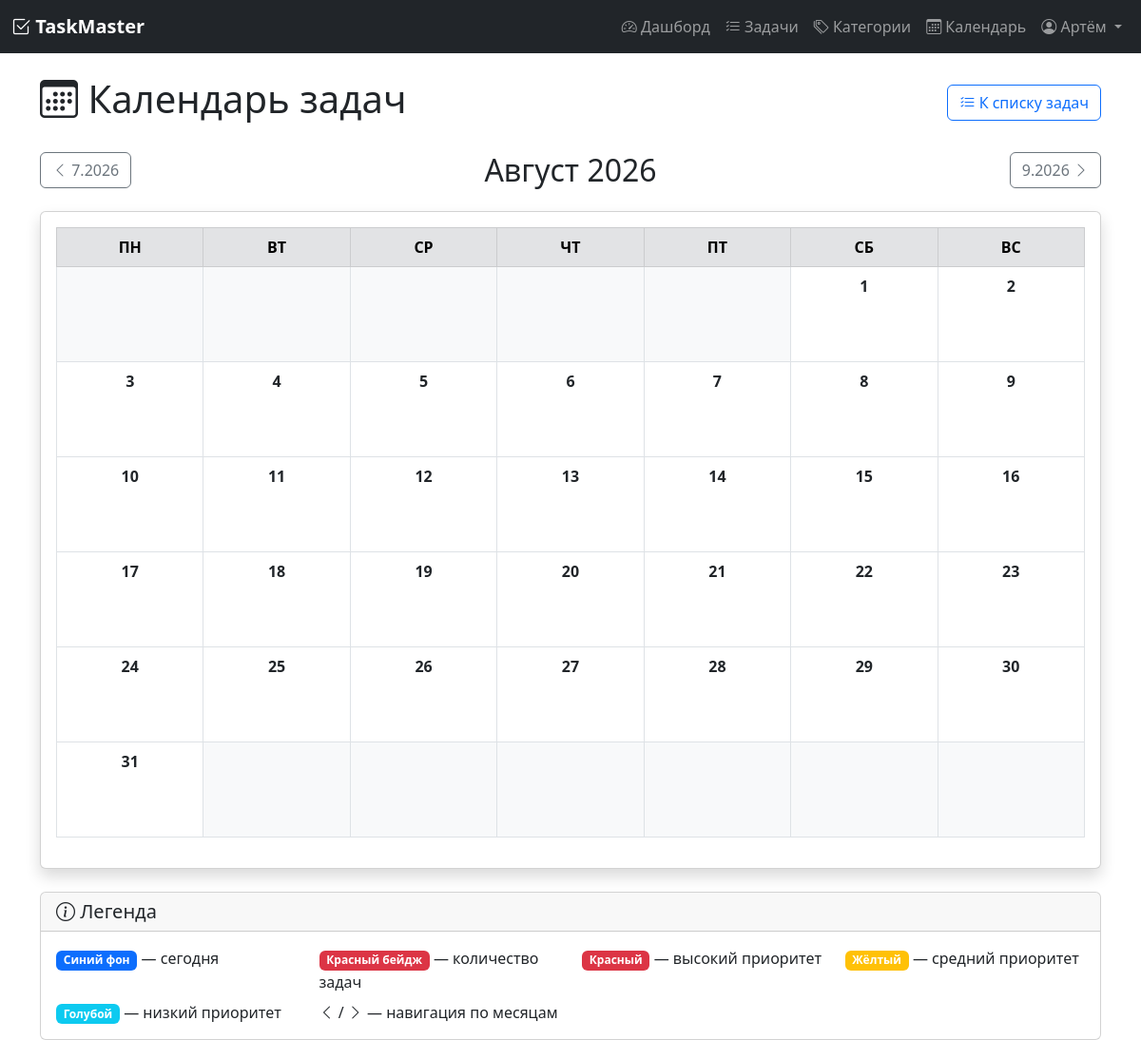
Before: /calendar?year=2026&month=8 (signed in) with the older database file.
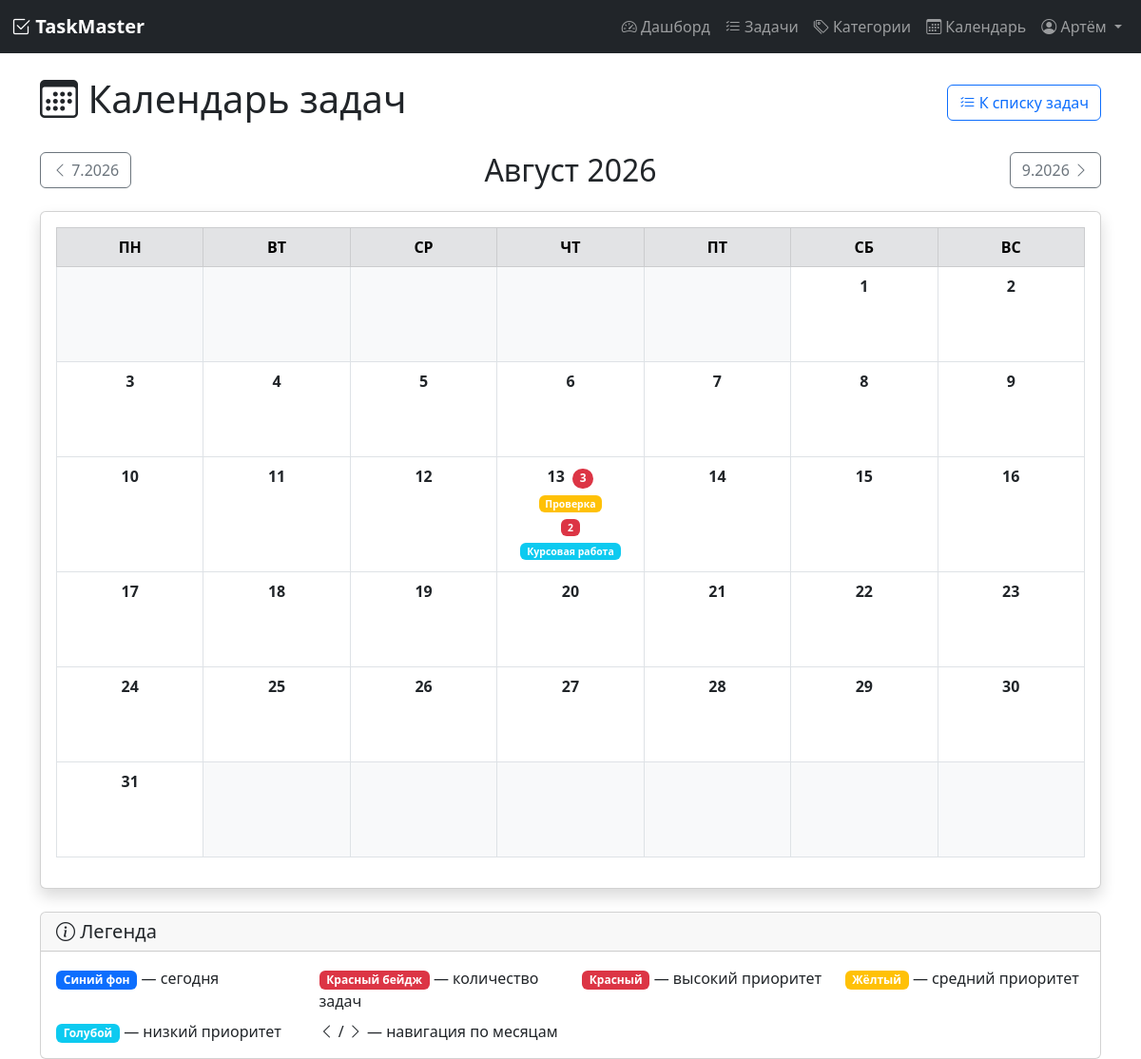
After: the same page with the newer database file.
### models.py (models this page shows, shortened)
class Task(db.Model):
    __tablename__ = 'task'
    id = db.Column(db.Integer, primary_key=True)
    title = db.Column(db.String(200), nullable=False)
    description = db.Column(db.Text, default='')
    status = db.Column(db.String(20), default='pending')  # pending, in_progress, completed
    priority = db.Column(db.String(20), default='medium')  # low, medium, high
    deadline = db.Column(db.DateTime, nullable=True)
    created_at = db.Column(db.DateTime, default=datetime.utcnow)
    updated_at = db.Column(db.DateTime, default=datetime.utcnow, onupdate=datetime.utcnow)
    user_id = db.Column(db.Integer, db.ForeignKey('user.id'), nullable=False)
    category_id = db.Column(db.Integer, db.ForeignKey('category.id'), nullable=True)
    subtasks = db.relationship('Subtask', backref='parent_task', lazy=True, cascade='all, delete-orphan')
    tags = db.relationship('Tag', secondary=task_tags, backref='tasks', lazy='dynamic')
    attachments = db.relationship('Attachment', backref='task', lazy=True, cascade='all, delete-orphan')
    recurring_rule = db.relationship('RecurringRule', backref='task', uselist=False, cascade='all, delete-orphan')

### app.py (the view)
@app.route('/calendar')
@login_required
def calendar_view():
    current_year = request.args.get('year', type=int)
    current_month = request.args.get('month', type=int)
    now = datetime.utcnow()
    if not current_year:
        current_year = now.year
    if not current_month:
        current_month = now.month
    first_day = date(current_year, current_month, 1)
    start_weekday = first_day.weekday()
    if current_month == 12:
        next_month = date(current_year + 1, 1, 1)
    else:
        next_month = date(current_year, current_month + 1, 1)
    days_in_month = (next_month - first_day).days
    calendar_days = []
    for i in range(1, days_in_month + 1):
        calendar_days.append(date(current_year, current_month, i))
    tasks = Task.query.filter_by(user_id=current_user.id).all()
    tasks_by_date = {}
    for task in tasks:
        if task.deadline:
            task_date = task.deadline.date()
            if task_date not in tasks_by_date:
                tasks_by_date[task_date] = []
            tasks_by_date[task_date].append(task)
    calendar_grid = []
    week = []
    for i in range(start_weekday):
        week.append(None)
    for day in calendar_days:
        day_info = {
            'date': day,
            'day': day.day,
            'tasks': tasks_by_date.get(day, []),
            'is_today': day == now.date()
        }
        week.append(day_info)
        if len(week) == 7:
            calendar_grid.append(week)
            week = []
    if week:
        while len(week) < 7:
            week.append(None)
        calendar_grid.append(week)
    weekdays = ['ПН', 'ВТ', 'СР', 'ЧТ', 'ПТ', 'СБ', 'ВС']
    month_names = {
        1: 'Январь', 2: 'Февраль', 3: 'Март', 4: 'Апрель',
        5: 'Май', 6: 'Июнь', 7: 'Июль', 8: 'Август',
        9: 'Сентябрь', 10: 'Октябрь', 11: 'Ноябрь', 12: 'Декабрь'
    }
    prev_month = current_month - 1
    prev_year = current_year
    if prev_month == 0:
        prev_month = 12
        prev_year -= 1
    next_month = current_month + 1
    next_year = current_year
    if next_month == 13:
        next_month = 1
        next_year += 1
    return render_template('calendar.html',
                         calendar_grid=calendar_grid,
                         weekdays=weekdays,
                         month_name=month_names[current_month],
                         year=current_year,
                         current_month=current_month,
                         current_year=current_year,
                         prev_month=prev_month,
                         prev_year=prev_year,
                         next_month=next_month,
                         next_year=next_year)

### app.py (called while the page is built)
@login_manager.user_loader
def load_user(user_id):
    return User.query.get(int(user_id))

### templates/calendar.html (shortened to what the changed rows need)
{% extends "base.html" %}
{% block content %}
<div class="d-flex justify-content-between align-items-center mb-4">
    <h1><i class="bi bi-calendar3"></i> Календарь задач</h1>
</div>
<div class="d-flex justify-content-between align-items-center mb-4">
    <h2 class="mb-0">{{ month_name }} {{ year }}</h2>
</div>
<div class="card shadow">
    <div class="card-body p-3">
        <div class="table-responsive">
            <table class="table table-bordered text-center calendar-table">
                <thead>
                    <tr class="table-secondary">
                        {% for weekday in weekdays %}
                            <th style="width: 14.28%">{{ weekday }}</th>
                        {% endfor %}
                    </tr>
                </thead>
                <tbody>
                    {% for week in calendar_grid %}
                        <tr style="height: 100px;">
                            {% for day in week %}
                                {% if day %}
                                    <td class="{% if day.is_today %}table-primary{% endif %} align-top"
                                        style="cursor: pointer; vertical-align: top;">
                                        <div class="fw-bold mb-1">
                                            {{ day.day }}
                                            {% if day.tasks %}
                                                <span class="badge bg-danger rounded-pill ms-1">
                                                    {{ day.tasks|length }}
                                                </span>
                                            {% endif %}
                                        </div>
                                        <div class="small">
                                            {% for task in day.tasks[:3] %}
                                                <div class="mb-1 text-truncate" style="max-width: 100%;">
                                                    <span class="badge
                                                        {% if task.priority == 'high' %}bg-danger
                                                        {% elif task.priority == 'medium' %}bg-warning
                                                        {% else %}bg-info{% endif %}">
                                                        {{ task.title|truncate(15) }}
                                                    </span>
                                                </div>
                                            {% endfor %}
                                        </div>
                                    </td>
                                {% else %}
                                    <td class="bg-light"></td>
                                {% endif %}
                            {% endfor %}
                        </tr>
                    {% endfor %}
                </tbody>
            </table>
        </div>
    </div>
</div>
{% endblock %}

Changed rows visible on the page:
added Task: title "Проверка", priority "medium" (drawn)
added Task: title "2", priority "high" (drawn)
added Task: title "Курсовая работа", priority "low" (drawn)
Other visible differences:
list line gone: "13"
new list line: "13 3"
